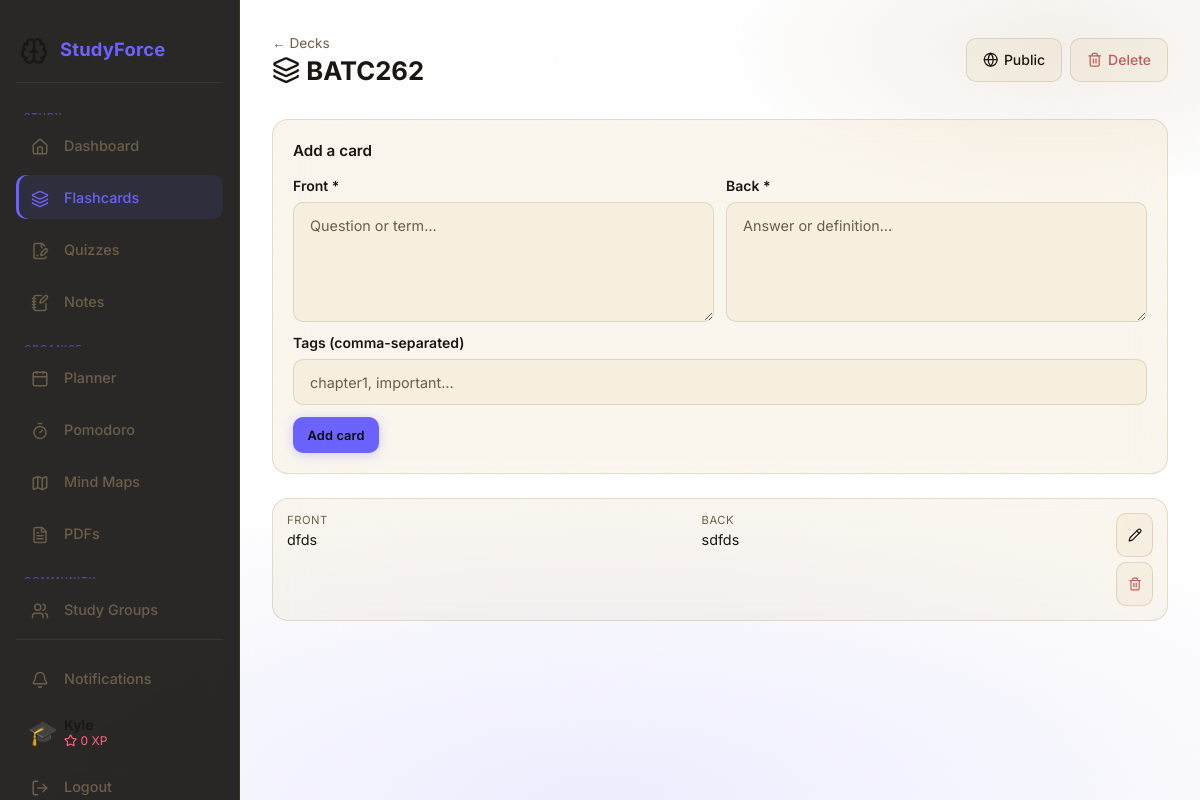
Screenshot of /flashcards/3 (signed in) with the database file from the repository.
### app/models/user.py (models this page shows, shortened)
class User(UserMixin, db.Model):
    __tablename__ = "users"
    id = db.Column(db.Integer, primary_key=True)
    email = db.Column(db.String(255), unique=True, nullable=False, index=True)
    display_name = db.Column(db.String(100), nullable=False)
    password_hash = db.Column(db.String(255), nullable=False)
    avatar = db.Column(db.String(10), default="🎓")  # emoji avatar
    theme_prefs = db.Column(db.JSON, default=lambda: {
        "mode": "dark",
        "primary": "#d4a853",
        "accent": "#f0c97a",
        "background": "#0c0b09",
    })
    onboarding_complete = db.Column(db.Boolean, default=False)
    created_at = db.Column(db.DateTime, default=lambda: datetime.now(timezone.utc))
    subjects = db.relationship("Subject", back_populates="user", cascade="all, delete-orphan", lazy="dynamic")
    decks = db.relationship("Deck", back_populates="user", cascade="all, delete-orphan", lazy="dynamic")
    quizzes = db.relationship("Quiz", back_populates="user", cascade="all, delete-orphan", lazy="dynamic")
    notes = db.relationship("Note", back_populates="user", cascade="all, delete-orphan", lazy="dynamic")
    study_events = db.relationship("StudyEvent", back_populates="user", cascade="all, delete-orphan", lazy="dynamic")
    pomodoro_sessions = db.relationship("PomodoroSession", back_populates="user", cascade="all, delete-orphan", lazy="dynamic")
    mind_maps = db.relationship("MindMap", back_populates="user", cascade="all, delete-orphan", lazy="dynamic")
    pdf_files = db.relationship("PDFFile", back_populates="user", cascade="all, delete-orphan", lazy="dynamic")
    streak = db.relationship("Streak", back_populates="user", uselist=False, cascade="all, delete-orphan")
    xp_transactions = db.relationship("XPTransaction", back_populates="user", cascade="all, delete-orphan", lazy="dynamic")
    user_badges = db.relationship("UserBadge", back_populates="user", cascade="all, delete-orphan", lazy="dynamic")
    subject_progress = db.relationship("SubjectProgress", back_populates="user", cascade="all, delete-orphan", lazy="dynamic")
    notifications = db.relationship("Notification", back_populates="user", cascade="all, delete-orphan", lazy="dynamic")
    group_memberships = db.relationship("GroupMember", back_populates="user", cascade="all, delete-orphan", lazy="dynamic")
    @property
    def total_xp(self) -> int:
        from .gamification import XPTransaction
        return db.session.query(
            db.func.coalesce(db.func.sum(XPTransaction.amount), 0)
        ).filter_by(user_id=self.id).scalar()
    @property
    def unread_notification_count(self) -> int:
        from .notification import Notification
        return Notification.query.filter_by(user_id=self.id, is_read=False).count()

### app/models/flashcard.py (models this page shows, shortened)
class Deck(db.Model):
    __tablename__ = "decks"
    id = db.Column(db.Integer, primary_key=True)
    title = db.Column(db.String(200), nullable=False)
    description = db.Column(db.Text, default="")
    is_shared = db.Column(db.Boolean, default=False)
    user_id = db.Column(db.Integer, db.ForeignKey("users.id"), nullable=True)
    anon_token = db.Column(db.String(36), nullable=True)
    subject_id = db.Column(db.Integer, db.ForeignKey("subjects.id"), nullable=True)
    user = db.relationship("User", back_populates="decks")
    subject = db.relationship("Subject", back_populates="decks")
    cards = db.relationship("Card", back_populates="deck", cascade="all, delete-orphan", lazy="dynamic")
    @property
    def due_count(self) -> int:
        return SM2Review.query.join(Card).filter(
            Card.deck_id == self.id,
            SM2Review.next_review_date <= date.today(),
        ).count()

class Card(db.Model):
    __tablename__ = "cards"
    id = db.Column(db.Integer, primary_key=True)
    front = db.Column(db.Text, nullable=False)
    back = db.Column(db.Text, nullable=False)
    deck_id = db.Column(db.Integer, db.ForeignKey("decks.id"), nullable=False)
    deck = db.relationship("Deck", back_populates="cards")
    reviews = db.relationship("SM2Review", back_populates="card", cascade="all, delete-orphan", lazy="dynamic")

### app/blueprints/flashcards/routes.py (the view)
@flashcards_bp.route("/<int:deck_id>")
def deck_detail(deck_id):
    from ...models.flashcard import Deck, Card
    deck  = _get_deck_or_404(deck_id)
    cards = Card.query.filter_by(deck_id=deck.id).order_by(Card.id.desc()).all()
    return render_template("flashcards/deck_detail.html", deck=deck, cards=cards)

### app/templates/flashcards/deck_detail.html (shortened to what this page needs)
{% extends "base.html" %}
{% block content %}
<div class="page-header">
  <div>
    <a href="{{ url_for('flashcards.decks') }}" style="color:var(--text-muted); text-decoration:none; font-size:0.85rem;">← Decks</a>
    <h1 class="page-title" style="margin-top:0.25rem;"><i data-lucide="layers"></i> {{ deck.title }}</h1>
  </div>
  {% if not readonly %}
  <div style="display:flex; gap:0.5rem; flex-wrap:wrap;">
    <form method="POST" action="{{ url_for('flashcards.toggle_public', deck_id=deck.id) }}" style="display:inline;">
      <button type="submit" class="btn btn-glass" title="{{ 'Make private' if deck.is_shared else 'Make public' }}">
        {{ '<i data-lucide="globe"></i> Public' | safe if deck.is_shared else '<i data-lucide="lock"></i> Private' | safe }}
      </button>
    </form>
    <form method="POST" action="{{ url_for('flashcards.delete_deck', deck_id=deck.id) }}"
          onsubmit="return confirm('Delete this deck and all its cards?')">
      <button type="submit" class="btn btn-glass" style="color:var(--danger);"><i data-lucide="trash-2"></i> Delete</button>
    </form>
  </div>
  {% endif %}
</div>
{% if not readonly %}
<div class="glass p-4" style="margin-bottom:1.5rem;">
  <h3 style="font-size:0.95rem; font-weight:600; margin-bottom:1rem;">Add a card</h3>
  <form method="POST" action="{{ url_for('flashcards.add_card', deck_id=deck.id) }}" novalidate>
    <div style="display:grid; grid-template-columns:1fr 1fr; gap:0.75rem;">
      <div class="form-group" style="margin-bottom:0;">
        <label class="form-label" for="front">Front *</label>
        <textarea class="form-control" id="front" name="front" rows="3" required placeholder="Question or term…"></textarea>
      </div>
      <div class="form-group" style="margin-bottom:0;">
        <label class="form-label" for="back">Back *</label>
        <textarea class="form-control" id="back" name="back" rows="3" required placeholder="Answer or definition…"></textarea>
      </div>
    </div>
    <div class="form-group" style="margin-top:0.75rem; margin-bottom:0;">
      <label class="form-label" for="tags">Tags (comma-separated)</label>
      <input type="text" class="form-control" id="tags" name="tags" placeholder="chapter1, important…" />
    </div>
    <button type="submit" class="btn btn-primary btn-sm" style="margin-top:0.75rem;">Add card</button>
  </form>
</div>
{% endif %}
{% if cards %}
<div style="display:flex; flex-direction:column; gap:0.6rem;">
  {% for card in cards %}
  <div class="glass p-3" style="display:grid; grid-template-columns:1fr 1fr auto; gap:0.75rem; align-items:start;">
    <div>
      <div style="font-size:0.7rem; color:var(--text-muted); margin-bottom:0.25rem; text-transform:uppercase; letter-spacing:0.05em;">Front</div>
      <div style="font-size:0.9rem; white-space:pre-wrap;">{{ card.front }}</div>
    </div>
    <div>
      <div style="font-size:0.7rem; color:var(--text-muted); margin-bottom:0.25rem; text-transform:uppercase; letter-spacing:0.05em;">Back</div>
      <div style="font-size:0.9rem; white-space:pre-wrap;">{{ card.back }}</div>
    </div>
    {% if not readonly %}
    <div style="display:flex; flex-direction:column; gap:0.3rem; align-items:flex-end;">
      <button class="btn btn-glass btn-sm" onclick="openEditModal({{ card.id }}, {{ card.front|tojson }}, {{ card.back|tojson }}, {{ (card.tags or [])|tojson }})"><i data-lucide="pencil"></i></button>
      <form method="POST" action="{{ url_for('flashcards.delete_card', deck_id=deck.id, card_id=card.id) }}" onsubmit="return confirm('Delete this card?')">
        <button type="submit" class="btn btn-glass btn-sm" style="color:var(--danger);"><i data-lucide="trash-2"></i></button>
      </form>
    </div>
    {% endif %}
  </div>
  {% endfor %}
</div>
{% else %}
<div class="empty-state glass p-6">
  <div class="empty-icon"><i data-lucide="layers"></i></div>
  <p class="empty-text">No cards yet. Add your first one above!</p>
</div>
{% endif %}
{% endblock %}

### app/templates/base.html (shortened to what this page needs)
<!DOCTYPE html>
<html lang="en" data-theme="{{ theme.mode }}">
<head>
  <link rel="stylesheet" href="{{ url_for('static', filename='css/base.css') }}" />
  <link rel="stylesheet" href="{{ url_for('static', filename='css/sidebar.css') }}" />
  <link rel="stylesheet" href="{{ url_for('static', filename='css/components.css') }}" />
</head>
<body>
{% if not request.endpoint or not request.endpoint.startswith('auth.') %}
<aside class="sidebar" id="sidebar" role="navigation" aria-label="Main navigation">
  <div class="sidebar-logo" onclick="toggleSidebar()" title="Toggle sidebar" tabindex="0" role="button" aria-label="Toggle sidebar" onkeydown="if(event.key==='Enter')toggleSidebar()">
    <span class="logo-icon" aria-hidden="true"><i data-lucide="brain"></i></span>
    <span class="logo-text">StudyForce</span>
  </div>
  <span class="sidebar-section-label">Study</span>
  <a href="{{ url_for('dashboard.index') }}"
     class="sidebar-link {% if request.endpoint == 'dashboard.index' %}active{% endif %}"
     data-tooltip="Dashboard"
     aria-label="Dashboard"
     aria-current="{% if request.endpoint == 'dashboard.index' %}page{% endif %}">
    <span class="nav-icon" aria-hidden="true"><i data-lucide="house"></i></span>
    <span class="nav-label">Dashboard</span>
  </a>
  <a href="{{ url_for('flashcards.decks') }}"
     class="sidebar-link {% if request.blueprint == 'flashcards' %}active{% endif %}"
     data-tooltip="Flashcards"
     aria-label="Flashcards"
     aria-current="{% if request.blueprint == 'flashcards' %}page{% endif %}">
    <span class="nav-icon" aria-hidden="true"><i data-lucide="layers"></i></span>
    <span class="nav-label">Flashcards</span>
  </a>
  <a href="{{ url_for('quizzes.list') }}"
     class="sidebar-link {% if request.blueprint == 'quizzes' %}active{% endif %}"
     data-tooltip="Quizzes"
     aria-label="Quizzes"
     aria-current="{% if request.blueprint == 'quizzes' %}page{% endif %}">
    <span class="nav-icon" aria-hidden="true"><i data-lucide="file-pen-line"></i></span>
    <span class="nav-label">Quizzes</span>
  </a>
  <a href="{{ url_for('notes.list') }}"
     class="sidebar-link {% if request.blueprint == 'notes' %}active{% endif %}"
     data-tooltip="Notes"
     aria-label="Notes"
     aria-current="{% if request.blueprint == 'notes' %}page{% endif %}">
    <span class="nav-icon" aria-hidden="true"><i data-lucide="notebook-pen"></i></span>
    <span class="nav-label">Notes</span>
  </a>
  <span class="sidebar-section-label">Organise</span>
  <a href="{{ url_for('planner.index') }}"
     class="sidebar-link {% if request.blueprint == 'planner' %}active{% endif %}"
     data-tooltip="Planner"
     aria-label="Planner"
     aria-current="{% if request.blueprint == 'planner' %}page{% endif %}">
    <span class="nav-icon" aria-hidden="true"><i data-lucide="calendar"></i></span>
    <span class="nav-label">Planner</span>
  </a>
  <a href="{{ url_for('pomodoro.index') }}"
     class="sidebar-link {% if request.blueprint == 'pomodoro' %}active{% endif %}"
     data-tooltip="Pomodoro"
     aria-label="Pomodoro"
     aria-current="{% if request.blueprint == 'pomodoro' %}page{% endif %}">
    <span class="nav-icon" aria-hidden="true"><i data-lucide="timer"></i></span>
    <span class="nav-label">Pomodoro</span>
  </a>
  <a href="{{ url_for('mindmaps.list_maps') }}"
     class="sidebar-link {% if request.blueprint == 'mindmaps' %}active{% endif %}"
     data-tooltip="Mind Maps"
     aria-label="Mind Maps"
     aria-current="{% if request.blueprint == 'mindmaps' %}page{% endif %}">
    <span class="nav-icon" aria-hidden="true"><i data-lucide="map"></i></span>
    <span class="nav-label">Mind Maps</span>
  </a>
  <a href="{{ url_for('pdfs.list_pdfs') }}"
     class="sidebar-link {% if request.blueprint == 'pdfs' %}active{% endif %}"
     data-tooltip="PDFs"
     aria-label="PDFs"
     aria-current="{% if request.blueprint == 'pdfs' %}page{% endif %}">
    <span class="nav-icon" aria-hidden="true"><i data-lucide="file-text"></i></span>
    <span class="nav-label">PDFs</span>
  </a>
  <span class="sidebar-section-label">Community</span>
  <a href="{{ url_for('groups.list_groups') }}"
     class="sidebar-link {% if request.blueprint == 'groups' %}active{% endif %}"
     data-tooltip="Study Groups"
     aria-label="Study Groups"
     aria-current="{% if request.blueprint == 'groups' %}page{% endif %}">
    <span class="nav-icon" aria-hidden="true"><i data-lucide="users"></i></span>
    <span class="nav-label">Study Groups</span>
  </a>
  <div class="sidebar-bottom">
    <a href="{{ url_for('notifications.list_notifications') }}"
       class="sidebar-link {% if request.blueprint == 'notifications' %}active{% endif %}"
       data-tooltip="Notifications" aria-label="Notifications">
      <span class="nav-icon" aria-hidden="true"><i data-lucide="bell"></i></span>
      <span class="nav-label">
        Notifications
      </span>
    </a>
    {% if current_user.is_authenticated %}
    <a href="{{ url_for('auth.profile') }}" class="sidebar-user" data-tooltip="Profile">
      <span class="user-avatar" aria-hidden="true">{{ current_user.avatar }}</span>
      <div class="user-info">
        <div class="user-name">{{ current_user.display_name }}</div>
        <div class="user-xp"><i data-lucide="star"></i> {{ current_user.total_xp }} XP</div>
      </div>
    </a>
    <a href="{{ url_for('auth.logout') }}" class="sidebar-link" data-tooltip="Logout" aria-label="Logout">
      <span class="nav-icon" aria-hidden="true"><i data-lucide="log-out"></i></span>
      <span class="nav-label">Logout</span>
    </a>
    {% else %}
    <a href="{{ url_for('auth.login') }}" class="sidebar-link" data-tooltip="Sign in">
      <span class="nav-icon" aria-hidden="true"><i data-lucide="log-in"></i></span>
      <span class="nav-label">Sign In</span>
    </a>
    {% endif %}
  </div>
</aside>
{% endif %}
<main class="app-content" id="app-content" role="main">
  {% block content %}{% endblock %}
</main>
</body>
</html>

### rows the page displays
User: avatar "🎓"
Deck: title "BATC262", is_shared "Public"
Card: front "dfds", back "sdfds"

### other values shown
{{ current_user.total_xp }} "0"
